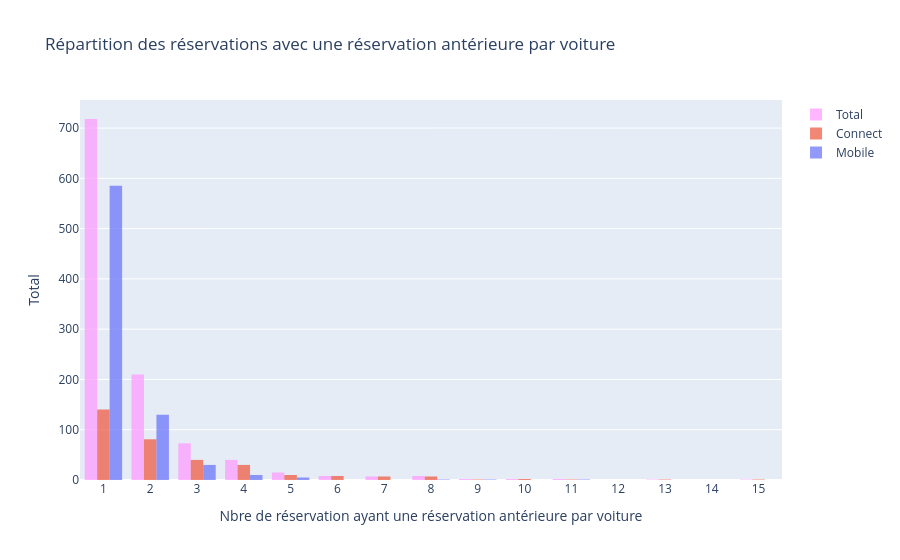

Source (notebook cell):
### Code cell
#répartition des réservations avec une réservation antérieure

display_data = data.groupby('previous_ended_rental_id')

fig = go.Figure()

#add bar Total    
fig.add_trace(
    go.Histogram(
        x=data[data['previous_ended_rental_id'] > 0 ].groupby('car_id')["previous_ended_rental_id"].count(),
        name="Total",
        textposition='auto',
        marker_color = palette.get("Total", "gray"),
        opacity=0.7,
    )
)
#add bar Connect and Mobile   
for checkin_type, subset in data.groupby("checkin_type"):
    fig.add_trace(
        go.Histogram(
            x=subset[subset['previous_ended_rental_id'] > 0].groupby('car_id')["previous_ended_rental_id"].count(),
            name=str(checkin_type).capitalize(),
            textposition='auto',
            marker_color = palette.get(checkin_type, "gray"),
            opacity=0.7
        )
    )
#Layout
fig.update_layout(
    barmode='group',
    title ='Répartition des réservations avec une réservation antérieure par voiture',
    xaxis_title="Nbre de réservation ayant une réservation antérieure par voiture ",
    yaxis_title="Total"
)
fig.update_xaxes(dtick=1)
fig.show()

### Figure 1 — Plotly figure (JSON) as saved in the notebook; plotly's stock layout.template omitted (floating-point values rounded to 4 significant figures; data arrays with more than 128 entries replaced by an {"elided": "..."} marker saying what was removed)
{"data": [{"marker": {"color": "#FF97FF"}, "name": "Total", "opacity": 0.7, "textposition": "auto", "type": "histogram", "x": {"elided": "1087 int values"}}, {"marker": {"color": "#EF553B"}, "name": "Connect", "opacity": 0.7, "textposition": "auto", "type": "histogram", "x": {"elided": "329 int values"}}, {"marker": {"color": "#636EFA"}, "name": "Mobile", "opacity": 0.7, "textposition": "auto", "type": "histogram", "x": {"elided": "763 int values"}}], "layout": {"barmode": "group", "title": {"text": "Répartition des réservations avec une réservation antérieure par voiture"}, "xaxis": {"dtick": 1, "title": {"text": "Nbre de réservation ayant une réservation antérieure par voiture "}}, "yaxis": {"title": {"text": "Total"}}}}
